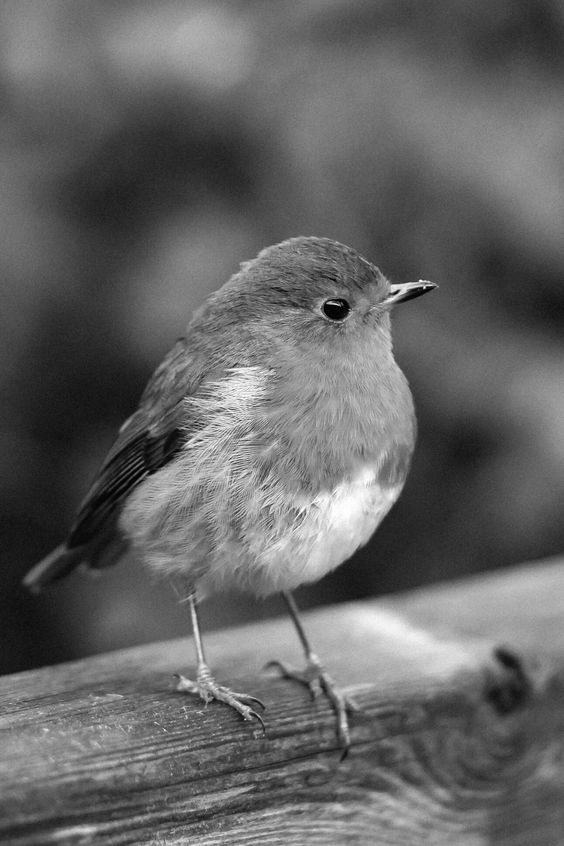
#> input picture ColorizeNet/test_imgs/bird.png, 564 x 846 px, given as the content of the folder ../ColorizeNet/test_imgs/original, which was not available
$ python resize.py ../ColorizeNet/test_imgs
#> lines starting #> are read from the running program, lines starting #| are printed output that depends on the picture; pictures that were not available may be replaced by others from this repository, and a replacement may not be noted
from pathlib import Path
import argparse

from PIL import Image
import numpy as np


def center_crop_arr(pil_image, image_size):
    """
    https://github.com/openai/guided-diffusion/blob/22e0df8183507e13a7813f8d38d51b072ca1e67c/guided_diffusion/image_datasets.py#L126
    """
    # We are not on a new enough PIL to support the `reducing_gap`
    # argument, which uses BOX downsampling at powers of two first.
    # Thus, we do it by hand to improve downsample quality.
    while min(*pil_image.size) >= 2 * image_size:
        pil_image = pil_image.resize(
            tuple(x // 2 for x in pil_image.size), resample=Image.BOX
        )

    scale = image_size / min(*pil_image.size)
    pil_image = pil_image.resize(
        tuple(round(x * scale) for x in pil_image.size), resample=Image.BICUBIC
    )

    arr = np.array(pil_image)
    crop_y = (arr.shape[0] - image_size) // 2
    crop_x = (arr.shape[1] - image_size) // 2
    return arr[crop_y : crop_y + image_size, crop_x : crop_x + image_size]


def main():
    ap = argparse.ArgumentParser()
    ap.add_argument("dataset", help="path to the dataset directory")
    args = ap.parse_args()

    dset_path = Path(args.dataset)
    original_path = dset_path / "original"
    resized128_path = dset_path / "resized_128"
    resized512_path = dset_path / "resized_512"

    resized128_path.mkdir(parents=False, exist_ok=False)
    resized512_path.mkdir(parents=False, exist_ok=False)

    for og_img in original_path.iterdir():
        print("Processing", og_img)
        pil_image = Image.open(og_img)
#> pil_image is the input picture: PIL image 564x846 L; min 0, max 255, mean 100.3
        pil_image.load()
        pil_image = pil_image.convert("RGB")
#> pil_image: PIL image 564x846 RGB
        r128 = center_crop_arr(pil_image, 128)
#> in center_crop_arr, `pil_image = pil_image.resize( tuple(round(x * scale) for x in pil_imag..`:
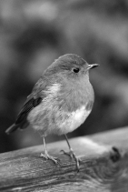
#> pil_image: PIL image 128x192 RGB; min 1, max 254, mean 101.3
#> in center_crop_arr, `return arr[crop_y : crop_y + image_size, crop_x : crop_x + image_size]`:
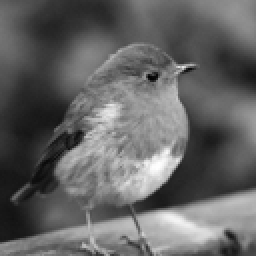
#> returned value: shape (128, 128, 3) (shown 2 times larger); min 1, max 254, mean 99.6
        r512 = center_crop_arr(pil_image, 512)
#> call 2 of center_crop_arr, with image_size = 512
#> in center_crop_arr (call 2), `return arr[crop_y : crop_y + image_size, crop_x : crop_x + image_size]`:
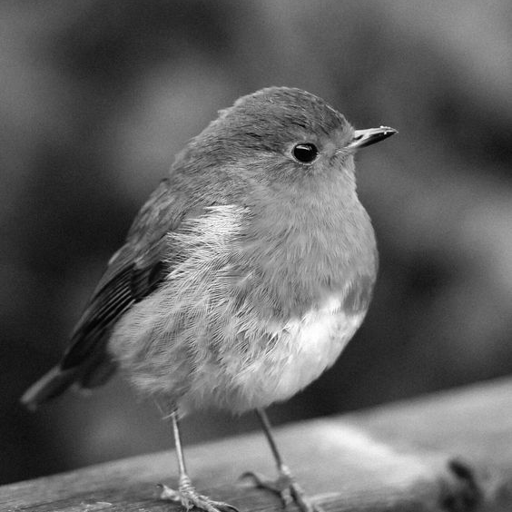
#> returned value: shape (512, 512, 3); min 0, max 255, mean 98.6
        Image.fromarray(r128.astype('uint8'), 'RGB').save(resized128_path / og_img.name)
        Image.fromarray(r512.astype('uint8'), 'RGB').save(resized512_path / og_img.name)


if __name__ == "__main__":
    main()

$ run again, on ColorizeNet/test_imgs/boy.png
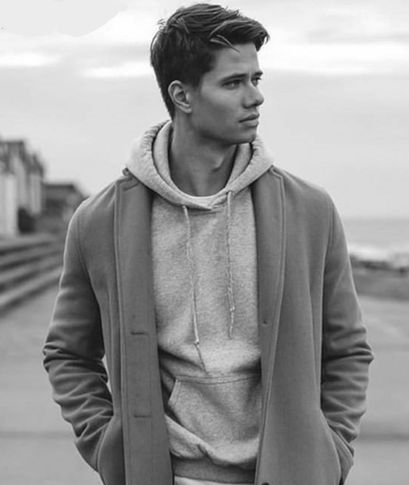
#> input picture ColorizeNet/test_imgs/boy.png, 409 x 485 px, given as the content of the folder ../ColorizeNet/test_imgs/original, which was not available
#> in main, pil_image is the input picture: PIL image 409x485 L; min 10, max 255, mean 150.9
#> in center_crop_arr, `pil_image = pil_image.resize( tuple(round(x * scale) for x in pil_imag..`:
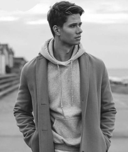
#> pil_image: PIL image 128x152 RGB; min 23, max 255, mean 151.4
#> in center_crop_arr (call 2), `return arr[crop_y : crop_y + image_size, crop_x : crop_x + image_size]`:
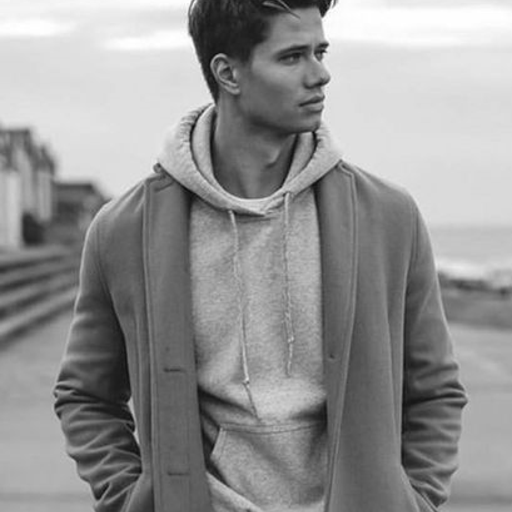
#> returned value: shape (512, 512, 3); min 10, max 255, mean 147.9

$ run again, on ColorizeNet/test_imgs/building.png
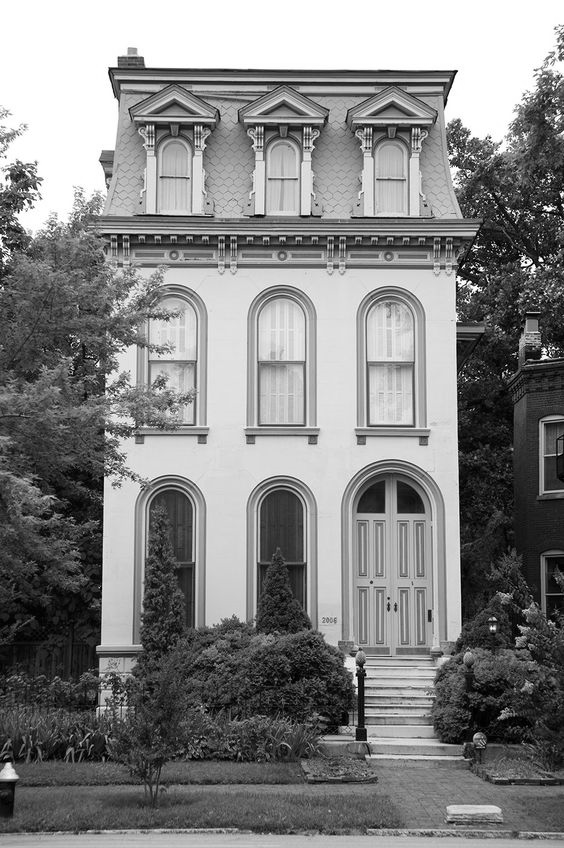
#> input picture ColorizeNet/test_imgs/building.png, 564 x 848 px, given as the content of the folder ../ColorizeNet/test_imgs/original, which was not available
#> in main, pil_image is the input picture: PIL image 564x848 L; min 0, max 255, mean 131.2
#> in center_crop_arr, `pil_image = pil_image.resize( tuple(round(x * scale) for x in pil_imag..`:
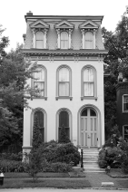
#> pil_image: PIL image 128x192 RGB; min 2, max 255, mean 132
#> in center_crop_arr (call 2), `return arr[crop_y : crop_y + image_size, crop_x : crop_x + image_size]`:
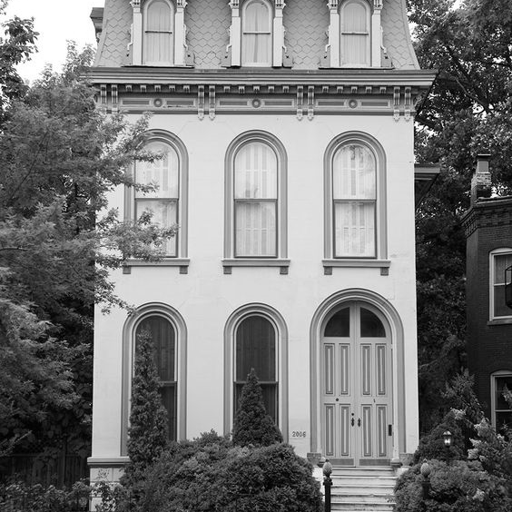
#> returned value: shape (512, 512, 3); min 0, max 255, mean 122.4
